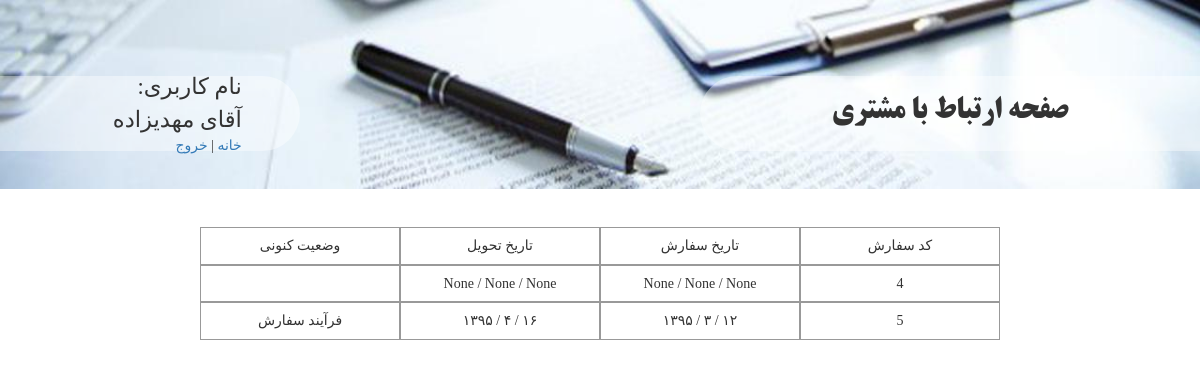
The page /user/show_reserves/ (signed in) on the database its author committed.
### UserManager/models.py (models this page shows, shortened)
class Customer(models.Model):
    user = models.OneToOneField(User,)
    username = models.CharField(max_length=100)
    name = models.CharField(max_length=100, null=True, verbose_name='نام')
    phoneNumber = models.CharField(max_length=50, verbose_name='شماره تلفن همراه',)
    email = models.EmailField(verbose_name='ایمیل',)
    moaref = models.CharField(max_length=200, verbose_name='نام معرف',)
    workPhoneNumber = models.CharField(max_length=50, verbose_name='تلفن محل کار',)
    address = models.TextField(verbose_name='آدرس',)
    companyName = models.TextField(verbose_name='نام شرکت',)
    class Meta:
        verbose_name = 'مشتری'
        verbose_name_plural = 'مشتری'

### ReserveForm/models.py (models this page shows, shortened)
class ReserveForm(models.Model):
    customer = models.ForeignKey(Customer, verbose_name='مشتری', )
    tarh = models.ImageField(upload_to='tarh/', verbose_name='طرح', blank=True, null=True)
    serviceTarh = models.ManyToManyField('ServiceTarh', verbose_name='خدمات طرح', blank=True)
    hasParche = models.BooleanField(verbose_name='پارچه دارد',)
    parche = models.ForeignKey('Parche',verbose_name='پارچه', blank=True, null=True)
    parcheWidth = models.IntegerField(verbose_name='عرض پارچه', blank=True, null=True)
    parcheHeight = models.IntegerField(verbose_name='طول پارچه', blank=True, null=True)
    number = models.IntegerField(verbose_name='تعداد', blank=True, null=True)
    typeChap = models.ForeignKey('Chap', verbose_name='چاپ', blank=True, null=True)
    dookht = models.ForeignKey('Dookht', verbose_name='دوخت', blank=True, null=True,)
    hasLabel = models.BooleanField(verbose_name='لیبل دارد', )
    otherServices = models.ManyToManyField('OtherServices', verbose_name='سایر خدمات', blank=True)
    reserveDay = models.IntegerField(choices=dayChoice, verbose_name='روز', blank=True, null=True)
    reserveMonth = models.IntegerField(choices=monthChoice, verbose_name='ماه', blank=True, null=True)
    reserveYear = models.IntegerField(verbose_name='سال', blank=True, null=True)
    deliveryDay = models.IntegerField(choices=dayChoice, verbose_name='روز', blank=True, null=True)
    deliveryMonth = models.IntegerField(choices=monthChoice, verbose_name='ماه', blank=True, null=True)
    deliveryYear = models.IntegerField(verbose_name='سال', blank=True, null=True)
    description = models.TextField(verbose_name='توضیح', blank=True, null=True)
    process = models.ForeignKey('Process', verbose_name='فرایند', blank=True, null=True, default=2)
    class Meta:
        verbose_name = "سفارش"
        verbose_name_plural = "سفارش"

class Process(models.Model):
    name = models.CharField(max_length=100, verbose_name='نام',)
    class Meta:
        verbose_name = 'فرایند'
        verbose_name_plural = 'فرایند'

### UserManager/views.py (the view)
# urls.py: url(r'show_reserves/', view=views.show_reserves, name='ShowReserves'),
@login_required(login_url='/user/login/')
def show_reserves(request):
    customer = Customer.objects.get(user=request.user)
    forms = ReserveForm.objects.filter(customer=customer)
    context = {'forms':forms, 'customer':customer}
    return render(request, 'showReserves.html', context=context)

### ReserveForm/templatetags/toPersian.py (called while the page is built)
@register.filter
def IntegerToPersian(number):
    if number is None:
        return None
    if number==0:
        return '۰'
    persian_number = ''
    while(number>=1):
        digit = number%10
        persian_number = toPersianDigit(digit)+persian_number
        number = int(number/10)
    return persian_number

def toPersianDigit(digit):
    if digit is None:
        return None
    if digit==1:
        return '۱'
    if digit==2:
        return '۲'
    if digit==3:
        return '۳'
    if digit==4:
        return '۴'
    if digit==5:
        return '۵'
    if digit==6:
        return '۶'
    if digit==7:
        return '۷'
    if digit==8:
        return '۸'
    if digit==9:
        return '۹'
    if digit==0:
        return '۰'

### templates/showReserves.html
{% extends 'customerBase.html' %}
{% load static %}
{% load toPersian %}
{% block load_style_file %}
    <link href="{% static 'css/showReserves.css' %}" rel="stylesheet" type="text/css">
{% endblock %}
{% block content %}
    <div id="main-content-wrapper" class="container-fluid">
        <div class="row">
            <div id="table-wrapper" class="col-md-8 col-md-offset-2 container-fluid">
                <div class="row">
                    <div class="col-md-3 center-horizontally cell">
                        <h5 class="text-wrapper">وضعیت کنونی</h5>
                    </div>
                    <div class="col-md-3 center-horizontally cell">
                        <h5 class="text-wrapper">تاریخ تحویل</h5>
                    </div>
                    <div class="col-md-3 center-horizontally cell">
                        <h5 class="text-wrapper">تاریخ سفارش</h5>
                    </div>
                    <div class="col-md-3 center-horizontally cell">
                        <h5 class="text-wrapper">کد سفارش</h5>
                    </div>
                </div>
                {% for form in forms %}
                    <div class="row">
                        <div class="col-md-3 center-horizontally cell">
                            <h5 class="text-wrapper">{{ form.process.name }}</h5>
                        </div>
                        <div class="col-md-3 center-horizontally cell">
                            <h5 class="text-wrapper">
                                <span>{{ form.deliveryYear|IntegerToPersian }} /</span>
                                <span>{{ form.deliveryMonth|IntegerToPersian }} /</span>
                                <span>{{ form.deliveryDay|IntegerToPersian }}</span>
                            </h5>
                        </div>
                        <div class="col-md-3 center-horizontally cell">
                            <h5 class="text-wrapper">
                                <span>{{ form.reserveYear|IntegerToPersian }} /</span>
                                <span>{{ form.reserveMonth|IntegerToPersian }} /</span>
                                <span>{{ form.reserveDay|IntegerToPersian }}</span>
                            </h5>
                        </div>
                        <div class="col-md-3 center-horizontally cell">
                            <h5 class="text-wrapper">{{ form.id }}</h5>
                        </div>
                    </div>
                {% endfor %}
            </div>
        </div>
    </div>
{% endblock %}

### templates/customerBase.html (shortened to what this page needs)
<!DOCTYPE html>
{% load static %}
<html lang="en">
<head>
    <link href="{% static 'bootstrap-3.3.7-dist/css/bootstrap.min.css' %}" rel="stylesheet" type="text/css">
    <link href="{% static 'css/customer_base.css' %}" type="text/css" rel="stylesheet">
    {% block load_style_file %}
    {% endblock %}
</head>
<body>
{% block header_page %}
    <div id="header-wrapper" class="container-fluid">
        <div class="row">
            <div id="user-property-wrapper" class="col-sm-4 col-xs-5 col-md-3">
                <div id="container-property" class="center-vertically">
                    <div id="username-wrapper">
                        <div id="username-label-wrapper">نام کاربری:</div>
                        <div id="username-value-wrapper">{{ customer.name }}</div>
                    </div>
                    <div id="links-wrapper">
                        <div id="home-link"><a href="{% url 'HomepageCustomer' %}">خانه</a> |</div>
                        <div id="exit-link"><a href="{% url 'Exit' %}">خروج</a></div>
                    </div>
                </div>
            </div>
            <div id="page-title-wrapper" class="col-xs-8 col-xs-offset-4 col-md-5 col-md-offset-4">صفحه ارتباط با مشتری</div>
        </div>
    </div>
{% endblock %}
{% block content %}
{% endblock %}
</body>
</html>

### static/css/customer_base.css (style rules this page uses)
.center-vertically { position: relative; top: 50%; -webkit-transform: translateY(-50%); -moz-transform: translateY(-50%); -ms-transform: translateY(-50%); -o-transform: translateY(-50%); transform: translateY(-50%); }
.center-horizontally { text-align: center; }
#header-wrapper { background-image: url("/static/img/header.jpg"); height: 5cm; background-size:100% 100% ; background-repeat: no-repeat; font-family: "adobe arabic"; }
body { font-family: "adobe arabic"; }
#header-wrapper .row { margin-top: 2cm; }
#user-property-wrapper { background-color: rgba(255, 255, 255, 0.4); height: 2cm; border-bottom-right-radius: 1cm; border-top-right-radius: 1cm; min-width: 4cm; }
#page-title-wrapper { background-color: rgba(255, 255, 255, 0.4); height: 2cm; border-bottom-left-radius: 1cm; border-top-left-radius: 1cm; font-size: 0.8cm; text-align: center; padding-top: 0.4cm; font-family: "B titr"; }
#user-property-wrapper #container-property { display: inline-block; width: 6cm; float: left; }
#username-wrapper { direction: rtl; font-size: 0.6cm; }
#user-property-wrapper #username-label-wrapper { direction: rtl; display: inline-block; }
#user-property-wrapper #username-value-wrapper { display: inline-block; }
#links-wrapper { direction: rtl; }
#links-wrapper #exit-link { display: inline-block; }
#links-wrapper #home-link { display: inline-block; }

### static/css/showReserves.css (style rules this page uses)
#main-content-wrapper { padding-top: 1cm; }
.cell { border: solid 1px #999999; min-height: 1cm; }

### rows shown on the page
Customer: name "آقای مهدیزاده"
ReserveForm: deliveryYear|IntegerToPersian "None", deliveryMonth|IntegerToPersian "None", deliveryDay|IntegerToPersian "None", reserveYear|IntegerToPersian "None", reserveMonth|IntegerToPersian "None", reserveDay|IntegerToPersian "None", id "4"
ReserveForm: process.name "فرآیند سفارش", deliveryYear|IntegerToPersian "۱۳۹۵", deliveryMonth|IntegerToPersian "۴", deliveryDay|IntegerToPersian "۱۶", reserveYear|IntegerToPersian "۱۳۹۵", reserveMonth|IntegerToPersian "۳", reserveDay|IntegerToPersian "۱۲", id "5"
